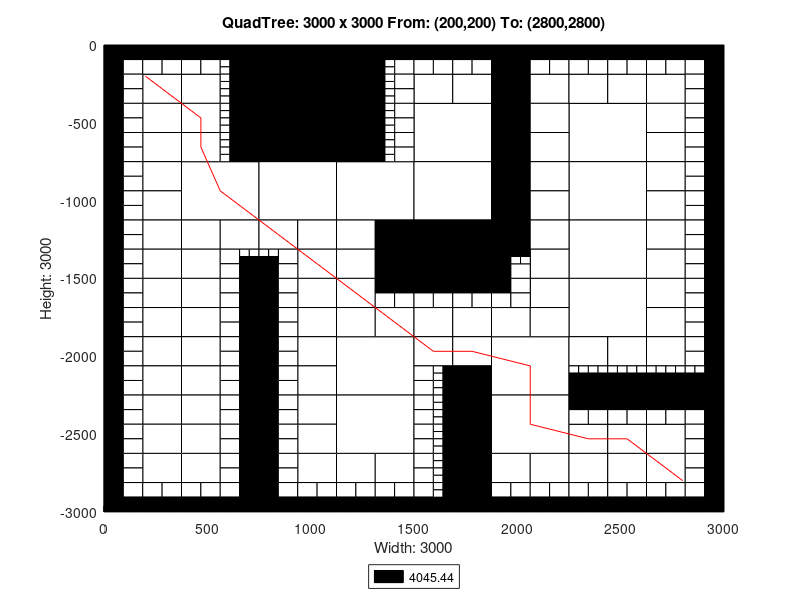

Source code (MATLAB):
axis([0 3000 -3000 0]);
title('QuadTree: 3000 x 3000 From: (200,200) To: (2800,2800)');
xlabel('Width: 3000');
ylabel('Height: 3000');
rectangle('Position',[750 -375 375 375], 'FaceColor',[0 0 0]);
rectangle('Position',[750 -750 375 375], 'FaceColor',[0 0 0]);
rectangle('Position',[375 -1125 375 375], 'FaceColor',[1 1 1]);
rectangle('Position',[750 -1125 375 375], 'FaceColor',[1 1 1]);
rectangle('Position',[1125 -1125 375 375], 'FaceColor',[1 1 1]);
rectangle('Position',[1500 -750 375 375], 'FaceColor',[1 1 1]);
rectangle('Position',[2250 -750 375 375], 'FaceColor',[1 1 1]);
rectangle('Position',[1500 -1125 375 375], 'FaceColor',[1 1 1]);
rectangle('Position',[1500 -1500 375 375], 'FaceColor',[0 0 0]);
rectangle('Position',[2250 -1125 375 375], 'FaceColor',[1 1 1]);
rectangle('Position',[2250 -1500 375 375], 'FaceColor',[1 1 1]);
rectangle('Position',[1125 -2250 375 375], 'FaceColor',[1 1 1]);
rectangle('Position',[1125 -2625 375 375], 'FaceColor',[1 1 1]);
rectangle('Position',[1875 -2250 375 375], 'FaceColor',[1 1 1]);
rectangle('Position',[2250 -1875 375 375], 'FaceColor',[1 1 1]);
rectangle('Position',[1875 -2625 375 375], 'FaceColor',[1 1 1]);
rectangle('Position',[187.5 -375 187.5 187.5], 'FaceColor',[1 1 1]);
rectangle('Position',[375 -375 187.5 187.5], 'FaceColor',[1 1 1]);
rectangle('Position',[187.5 -562.5 187.5 187.5], 'FaceColor',[1 1 1]);
rectangle('Position',[187.5 -750 187.5 187.5], 'FaceColor',[1 1 1]);
rectangle('Position',[375 -562.5 187.5 187.5], 'FaceColor',[1 1 1]);
rectangle('Position',[375 -750 187.5 187.5], 'FaceColor',[1 1 1]);
rectangle('Position',[1125 -187.5 187.5 187.5], 'FaceColor',[0 0 0]);
rectangle('Position',[1125 -375 187.5 187.5], 'FaceColor',[0 0 0]);
rectangle('Position',[1125 -562.5 187.5 187.5], 'FaceColor',[0 0 0]);
rectangle('Position',[1125 -750 187.5 187.5], 'FaceColor',[0 0 0]);
rectangle('Position',[187.5 -937.5 187.5 187.5], 'FaceColor',[1 1 1]);
rectangle('Position',[187.5 -1125 187.5 187.5], 'FaceColor',[1 1 1]);
rectangle('Position',[187.5 -1312.5 187.5 187.5], 'FaceColor',[1 1 1]);
rectangle('Position',[187.5 -1500 187.5 187.5], 'FaceColor',[1 1 1]);
rectangle('Position',[375 -1312.5 187.5 187.5], 'FaceColor',[1 1 1]);
rectangle('Position',[562.5 -1312.5 187.5 187.5], 'FaceColor',[1 1 1]);
rectangle('Position',[375 -1500 187.5 187.5], 'FaceColor',[1 1 1]);
rectangle('Position',[750 -1312.5 187.5 187.5], 'FaceColor',[1 1 1]);
rectangle('Position',[937.5 -1312.5 187.5 187.5], 'FaceColor',[1 1 1]);
rectangle('Position',[937.5 -1500 187.5 187.5], 'FaceColor',[1 1 1]);
rectangle('Position',[1125 -1312.5 187.5 187.5], 'FaceColor',[1 1 1]);
rectangle('Position',[1312.5 -1312.5 187.5 187.5], 'FaceColor',[0 0 0]);
rectangle('Position',[1125 -1500 187.5 187.5], 'FaceColor',[1 1 1]);
rectangle('Position',[1312.5 -1500 187.5 187.5], 'FaceColor',[0 0 0]);
rectangle('Position',[1500 -375 187.5 187.5], 'FaceColor',[1 1 1]);
rectangle('Position',[1687.5 -375 187.5 187.5], 'FaceColor',[1 1 1]);
rectangle('Position',[1875 -187.5 187.5 187.5], 'FaceColor',[0 0 0]);
rectangle('Position',[1875 -375 187.5 187.5], 'FaceColor',[0 0 0]);
rectangle('Position',[2062.5 -375 187.5 187.5], 'FaceColor',[1 1 1]);
rectangle('Position',[1875 -562.5 187.5 187.5], 'FaceColor',[0 0 0]);
rectangle('Position',[2062.5 -562.5 187.5 187.5], 'FaceColor',[1 1 1]);
rectangle('Position',[1875 -750 187.5 187.5], 'FaceColor',[0 0 0]);
rectangle('Position',[2062.5 -750 187.5 187.5], 'FaceColor',[1 1 1]);
rectangle('Position',[2250 -375 187.5 187.5], 'FaceColor',[1 1 1]);
rectangle('Position',[2437.5 -375 187.5 187.5], 'FaceColor',[1 1 1]);
rectangle('Position',[2625 -375 187.5 187.5], 'FaceColor',[1 1 1]);
rectangle('Position',[2625 -562.5 187.5 187.5], 'FaceColor',[1 1 1]);
rectangle('Position',[2625 -750 187.5 187.5], 'FaceColor',[1 1 1]);
rectangle('Position',[1875 -937.5 187.5 187.5], 'FaceColor',[0 0 0]);
rectangle('Position',[2062.5 -937.5 187.5 187.5], 'FaceColor',[1 1 1]);
rectangle('Position',[1875 -1125 187.5 187.5], 'FaceColor',[0 0 0]);
rectangle('Position',[2062.5 -1125 187.5 187.5], 'FaceColor',[1 1 1]);
rectangle('Position',[1875 -1312.5 187.5 187.5], 'FaceColor',[0 0 0]);
rectangle('Position',[2062.5 -1312.5 187.5 187.5], 'FaceColor',[1 1 1]);
rectangle('Position',[2062.5 -1500 187.5 187.5], 'FaceColor',[1 1 1]);
rectangle('Position',[2625 -937.5 187.5 187.5], 'FaceColor',[1 1 1]);
rectangle('Position',[2625 -1125 187.5 187.5], 'FaceColor',[1 1 1]);
rectangle('Position',[2625 -1312.5 187.5 187.5], 'FaceColor',[1 1 1]);
rectangle('Position',[2625 -1500 187.5 187.5], 'FaceColor',[1 1 1]);
rectangle('Position',[187.5 -1687.5 187.5 187.5], 'FaceColor',[1 1 1]);
rectangle('Position',[187.5 -1875 187.5 187.5], 'FaceColor',[1 1 1]);
rectangle('Position',[375 -1687.5 187.5 187.5], 'FaceColor',[1 1 1]);
rectangle('Position',[375 -1875 187.5 187.5], 'FaceColor',[1 1 1]);
rectangle('Position',[187.5 -2062.5 187.5 187.5], 'FaceColor',[1 1 1]);
rectangle('Position',[187.5 -2250 187.5 187.5], 'FaceColor',[1 1 1]);
rectangle('Position',[375 -2062.5 187.5 187.5], 'FaceColor',[1 1 1]);
rectangle('Position',[375 -2250 187.5 187.5], 'FaceColor',[1 1 1]);
rectangle('Position',[937.5 -1687.5 187.5 187.5], 'FaceColor',[1 1 1]);
rectangle('Position',[937.5 -1875 187.5 187.5], 'FaceColor',[1 1 1]);
rectangle('Position',[1125 -1687.5 187.5 187.5], 'FaceColor',[1 1 1]);
rectangle('Position',[1125 -1875 187.5 187.5], 'FaceColor',[1 1 1]);
rectangle('Position',[1312.5 -1875 187.5 187.5], 'FaceColor',[1 1 1]);
rectangle('Position',[937.5 -2062.5 187.5 187.5], 'FaceColor',[1 1 1]);
rectangle('Position',[937.5 -2250 187.5 187.5], 'FaceColor',[1 1 1]);
rectangle('Position',[187.5 -2437.5 187.5 187.5], 'FaceColor',[1 1 1]);
rectangle('Position',[187.5 -2625 187.5 187.5], 'FaceColor',[1 1 1]);
rectangle('Position',[375 -2437.5 187.5 187.5], 'FaceColor',[1 1 1]);
rectangle('Position',[375 -2625 187.5 187.5], 'FaceColor',[1 1 1]);
rectangle('Position',[187.5 -2812.5 187.5 187.5], 'FaceColor',[1 1 1]);
rectangle('Position',[375 -2812.5 187.5 187.5], 'FaceColor',[1 1 1]);
rectangle('Position',[937.5 -2437.5 187.5 187.5], 'FaceColor',[1 1 1]);
rectangle('Position',[937.5 -2625 187.5 187.5], 'FaceColor',[1 1 1]);
rectangle('Position',[937.5 -2812.5 187.5 187.5], 'FaceColor',[1 1 1]);
rectangle('Position',[1125 -2812.5 187.5 187.5], 'FaceColor',[1 1 1]);
rectangle('Position',[1312.5 -2812.5 187.5 187.5], 'FaceColor',[1 1 1]);
rectangle('Position',[1500 -1875 187.5 187.5], 'FaceColor',[1 1 1]);
rectangle('Position',[1687.5 -1875 187.5 187.5], 'FaceColor',[1 1 1]);
rectangle('Position',[2062.5 -1687.5 187.5 187.5], 'FaceColor',[1 1 1]);
rectangle('Position',[1875 -1875 187.5 187.5], 'FaceColor',[1 1 1]);
rectangle('Position',[2062.5 -1875 187.5 187.5], 'FaceColor',[1 1 1]);
rectangle('Position',[1500 -2062.5 187.5 187.5], 'FaceColor',[1 1 1]);
rectangle('Position',[1687.5 -2062.5 187.5 187.5], 'FaceColor',[1 1 1]);
rectangle('Position',[1687.5 -2250 187.5 187.5], 'FaceColor',[0 0 0]);
rectangle('Position',[2625 -1687.5 187.5 187.5], 'FaceColor',[1 1 1]);
rectangle('Position',[2625 -1875 187.5 187.5], 'FaceColor',[1 1 1]);
rectangle('Position',[2250 -2062.5 187.5 187.5], 'FaceColor',[1 1 1]);
rectangle('Position',[2437.5 -2062.5 187.5 187.5], 'FaceColor',[1 1 1]);
rectangle('Position',[2625 -2062.5 187.5 187.5], 'FaceColor',[1 1 1]);
rectangle('Position',[1687.5 -2437.5 187.5 187.5], 'FaceColor',[0 0 0]);
rectangle('Position',[1687.5 -2625 187.5 187.5], 'FaceColor',[0 0 0]);
rectangle('Position',[1687.5 -2812.5 187.5 187.5], 'FaceColor',[0 0 0]);
rectangle('Position',[1687.5 -3000 187.5 187.5], 'FaceColor',[0 0 0]);
rectangle('Position',[1875 -2812.5 187.5 187.5], 'FaceColor',[1 1 1]);
rectangle('Position',[2062.5 -2812.5 187.5 187.5], 'FaceColor',[1 1 1]);
rectangle('Position',[2250 -2625 187.5 187.5], 'FaceColor',[1 1 1]);
rectangle('Position',[2437.5 -2625 187.5 187.5], 'FaceColor',[1 1 1]);
rectangle('Position',[2625 -2625 187.5 187.5], 'FaceColor',[1 1 1]);
rectangle('Position',[2250 -2812.5 187.5 187.5], 'FaceColor',[1 1 1]);
rectangle('Position',[2437.5 -2812.5 187.5 187.5], 'FaceColor',[1 1 1]);
rectangle('Position',[2625 -2812.5 187.5 187.5], 'FaceColor',[1 1 1]);
rectangle('Position',[0 -93.75 93.75 93.75], 'FaceColor',[0 0 0]);
rectangle('Position',[93.75 -93.75 93.75 93.75], 'FaceColor',[0 0 0]);
rectangle('Position',[0 -187.5 93.75 93.75], 'FaceColor',[0 0 0]);
rectangle('Position',[93.75 -187.5 93.75 93.75], 'FaceColor',[1 1 1]);
rectangle('Position',[187.5 -93.75 93.75 93.75], 'FaceColor',[0 0 0]);
rectangle('Position',[281.25 -93.75 93.75 93.75], 'FaceColor',[0 0 0]);
rectangle('Position',[187.5 -187.5 93.75 93.75], 'FaceColor',[1 1 1]);
rectangle('Position',[281.25 -187.5 93.75 93.75], 'FaceColor',[1 1 1]);
rectangle('Position',[0 -281.25 93.75 93.75], 'FaceColor',[0 0 0]);
rectangle('Position',[93.75 -281.25 93.75 93.75], 'FaceColor',[1 1 1]);
rectangle('Position',[0 -375 93.75 93.75], 'FaceColor',[0 0 0]);
rectangle('Position',[93.75 -375 93.75 93.75], 'FaceColor',[1 1 1]);
rectangle('Position',[375 -93.75 93.75 93.75], 'FaceColor',[0 0 0]);
rectangle('Position',[468.75 -93.75 93.75 93.75], 'FaceColor',[0 0 0]);
rectangle('Position',[375 -187.5 93.75 93.75], 'FaceColor',[1 1 1]);
rectangle('Position',[468.75 -187.5 93.75 93.75], 'FaceColor',[1 1 1]);
rectangle('Position',[562.5 -93.75 93.75 93.75], 'FaceColor',[0 0 0]);
rectangle('Position',[656.25 -93.75 93.75 93.75], 'FaceColor',[0 0 0]);
rectangle('Position',[656.25 -187.5 93.75 93.75], 'FaceColor',[0 0 0]);
rectangle('Position',[656.25 -281.25 93.75 93.75], 'FaceColor',[0 0 0]);
rectangle('Position',[656.25 -375 93.75 93.75], 'FaceColor',[0 0 0]);
rectangle('Position',[0 -468.75 93.75 93.75], 'FaceColor',[0 0 0]);
rectangle('Position',[93.75 -468.75 93.75 93.75], 'FaceColor',[1 1 1]);
rectangle('Position',[0 -562.5 93.75 93.75], 'FaceColor',[0 0 0]);
rectangle('Position',[93.75 -562.5 93.75 93.75], 'FaceColor',[1 1 1]);
rectangle('Position',[0 -656.25 93.75 93.75], 'FaceColor',[0 0 0]);
rectangle('Position',[93.75 -656.25 93.75 93.75], 'FaceColor',[1 1 1]);
rectangle('Position',[0 -750 93.75 93.75], 'FaceColor',[0 0 0]);
rectangle('Position',[93.75 -750 93.75 93.75], 'FaceColor',[1 1 1]);
rectangle('Position',[656.25 -468.75 93.75 93.75], 'FaceColor',[0 0 0]);
rectangle('Position',[656.25 -562.5 93.75 93.75], 'FaceColor',[0 0 0]);
rectangle('Position',[656.25 -656.25 93.75 93.75], 'FaceColor',[0 0 0]);
rectangle('Position',[656.25 -750 93.75 93.75], 'FaceColor',[0 0 0]);
rectangle('Position',[1312.5 -93.75 93.75 93.75], 'FaceColor',[0 0 0]);
rectangle('Position',[1406.25 -93.75 93.75 93.75], 'FaceColor',[0 0 0]);
rectangle('Position',[1406.25 -187.5 93.75 93.75], 'FaceColor',[1 1 1]);
rectangle('Position',[1406.25 -281.25 93.75 93.75], 'FaceColor',[1 1 1]);
rectangle('Position',[1406.25 -375 93.75 93.75], 'FaceColor',[1 1 1]);
rectangle('Position',[1406.25 -468.75 93.75 93.75], 'FaceColor',[1 1 1]);
rectangle('Position',[1406.25 -562.5 93.75 93.75], 'FaceColor',[1 1 1]);
rectangle('Position',[1406.25 -656.25 93.75 93.75], 'FaceColor',[1 1 1]);
rectangle('Position',[1406.25 -750 93.75 93.75], 'FaceColor',[1 1 1]);
rectangle('Position',[0 -843.75 93.75 93.75], 'FaceColor',[0 0 0]);
rectangle('Position',[93.75 -843.75 93.75 93.75], 'FaceColor',[1 1 1]);
rectangle('Position',[0 -937.5 93.75 93.75], 'FaceColor',[0 0 0]);
rectangle('Position',[93.75 -937.5 93.75 93.75], 'FaceColor',[1 1 1]);
rectangle('Position',[0 -1031.25 93.75 93.75], 'FaceColor',[0 0 0]);
rectangle('Position',[93.75 -1031.25 93.75 93.75], 'FaceColor',[1 1 1]);
rectangle('Position',[0 -1125 93.75 93.75], 'FaceColor',[0 0 0]);
rectangle('Position',[93.75 -1125 93.75 93.75], 'FaceColor',[1 1 1]);
rectangle('Position',[0 -1218.75 93.75 93.75], 'FaceColor',[0 0 0]);
rectangle('Position',[93.75 -1218.75 93.75 93.75], 'FaceColor',[1 1 1]);
rectangle('Position',[0 -1312.5 93.75 93.75], 'FaceColor',[0 0 0]);
rectangle('Position',[93.75 -1312.5 93.75 93.75], 'FaceColor',[1 1 1]);
rectangle('Position',[0 -1406.25 93.75 93.75], 'FaceColor',[0 0 0]);
rectangle('Position',[93.75 -1406.25 93.75 93.75], 'FaceColor',[1 1 1]);
rectangle('Position',[0 -1500 93.75 93.75], 'FaceColor',[0 0 0]);
rectangle('Position',[93.75 -1500 93.75 93.75], 'FaceColor',[1 1 1]);
rectangle('Position',[562.5 -1406.25 93.75 93.75], 'FaceColor',[1 1 1]);
rectangle('Position',[562.5 -1500 93.75 93.75], 'FaceColor',[1 1 1]);
rectangle('Position',[656.25 -1500 93.75 93.75], 'FaceColor',[0 0 0]);
rectangle('Position',[843.75 -1406.25 93.75 93.75], 'FaceColor',[1 1 1]);
rectangle('Position',[750 -1500 93.75 93.75], 'FaceColor',[0 0 0]);
rectangle('Position',[843.75 -1500 93.75 93.75], 'FaceColor',[1 1 1]);
rectangle('Position',[1500 -93.75 93.75 93.75], 'FaceColor',[0 0 0]);
rectangle('Position',[1593.75 -93.75 93.75 93.75], 'FaceColor',[0 0 0]);
rectangle('Position',[1500 -187.5 93.75 93.75], 'FaceColor',[1 1 1]);
rectangle('Position',[1593.75 -187.5 93.75 93.75], 'FaceColor',[1 1 1]);
rectangle('Position',[1687.5 -93.75 93.75 93.75], 'FaceColor',[0 0 0]);
rectangle('Position',[1781.25 -93.75 93.75 93.75], 'FaceColor',[0 0 0]);
rectangle('Position',[1687.5 -187.5 93.75 93.75], 'FaceColor',[1 1 1]);
rectangle('Position',[1781.25 -187.5 93.75 93.75], 'FaceColor',[1 1 1]);
rectangle('Position',[2062.5 -93.75 93.75 93.75], 'FaceColor',[0 0 0]);
rectangle('Position',[2156.25 -93.75 93.75 93.75], 'FaceColor',[0 0 0]);
rectangle('Position',[2062.5 -187.5 93.75 93.75], 'FaceColor',[1 1 1]);
rectangle('Position',[2156.25 -187.5 93.75 93.75], 'FaceColor',[1 1 1]);
rectangle('Position',[2250 -93.75 93.75 93.75], 'FaceColor',[0 0 0]);
rectangle('Position',[2343.75 -93.75 93.75 93.75], 'FaceColor',[0 0 0]);
rectangle('Position',[2250 -187.5 93.75 93.75], 'FaceColor',[1 1 1]);
rectangle('Position',[2343.75 -187.5 93.75 93.75], 'FaceColor',[1 1 1]);
rectangle('Position',[2437.5 -93.75 93.75 93.75], 'FaceColor',[0 0 0]);
rectangle('Position',[2531.25 -93.75 93.75 93.75], 'FaceColor',[0 0 0]);
rectangle('Position',[2437.5 -187.5 93.75 93.75], 'FaceColor',[1 1 1]);
rectangle('Position',[2531.25 -187.5 93.75 93.75], 'FaceColor',[1 1 1]);
rectangle('Position',[2625 -93.75 93.75 93.75], 'FaceColor',[0 0 0]);
rectangle('Position',[2718.75 -93.75 93.75 93.75], 'FaceColor',[0 0 0]);
rectangle('Position',[2625 -187.5 93.75 93.75], 'FaceColor',[1 1 1]);
rectangle('Position',[2718.75 -187.5 93.75 93.75], 'FaceColor',[1 1 1]);
rectangle('Position',[2812.5 -93.75 93.75 93.75], 'FaceColor',[0 0 0]);
rectangle('Position',[2906.25 -93.75 93.75 93.75], 'FaceColor',[0 0 0]);
rectangle('Position',[2812.5 -187.5 93.75 93.75], 'FaceColor',[1 1 1]);
rectangle('Position',[2906.25 -187.5 93.75 93.75], 'FaceColor',[0 0 0]);
rectangle('Position',[2812.5 -281.25 93.75 93.75], 'FaceColor',[1 1 1]);
rectangle('Position',[2906.25 -281.25 93.75 93.75], 'FaceColor',[0 0 0]);
rectangle('Position',[2812.5 -375 93.75 93.75], 'FaceColor',[1 1 1]);
rectangle('Position',[2906.25 -375 93.75 93.75], 'FaceColor',[0 0 0]);
rectangle('Position',[2812.5 -468.75 93.75 93.75], 'FaceColor',[1 1 1]);
rectangle('Position',[2906.25 -468.75 93.75 93.75], 'FaceColor',[0 0 0]);
rectangle('Position',[2812.5 -562.5 93.75 93.75], 'FaceColor',[1 1 1]);
rectangle('Position',[2906.25 -562.5 93.75 93.75], 'FaceColor',[0 0 0]);
rectangle('Position',[2812.5 -656.25 93.75 93.75], 'FaceColor',[1 1 1]);
rectangle('Position',[2906.25 -656.25 93.75 93.75], 'FaceColor',[0 0 0]);
rectangle('Position',[2812.5 -750 93.75 93.75], 'FaceColor',[1 1 1]);
rectangle('Position',[2906.25 -750 93.75 93.75], 'FaceColor',[0 0 0]);
rectangle('Position',[1875 -1406.25 93.75 93.75], 'FaceColor',[0 0 0]);
rectangle('Position',[1875 -1500 93.75 93.75], 'FaceColor',[0 0 0]);
rectangle('Position',[1968.75 -1500 93.75 93.75], 'FaceColor',[1 1 1]);
rectangle('Position',[2812.5 -843.75 93.75 93.75], 'FaceColor',[1 1 1]);
rectangle('Position',[2906.25 -843.75 93.75 93.75], 'FaceColor',[0 0 0]);
rectangle('Position',[2812.5 -937.5 93.75 93.75], 'FaceColor',[1 1 1]);
rectangle('Position',[2906.25 -937.5 93.75 93.75], 'FaceColor',[0 0 0]);
rectangle('Position',[2812.5 -1031.25 93.75 93.75], 'FaceColor',[1 1 1]);
rectangle('Position',[2906.25 -1031.25 93.75 93.75], 'FaceColor',[0 0 0]);
rectangle('Position',[2812.5 -1125 93.75 93.75], 'FaceColor',[1 1 1]);
rectangle('Position',[2906.25 -1125 93.75 93.75], 'FaceColor',[0 0 0]);
rectangle('Position',[2812.5 -1218.75 93.75 93.75], 'FaceColor',[1 1 1]);
rectangle('Position',[2906.25 -1218.75 93.75 93.75], 'FaceColor',[0 0 0]);
rectangle('Position',[2812.5 -1312.5 93.75 93.75], 'FaceColor',[1 1 1]);
rectangle('Position',[2906.25 -1312.5 93.75 93.75], 'FaceColor',[0 0 0]);
rectangle('Position',[2812.5 -1406.25 93.75 93.75], 'FaceColor',[1 1 1]);
rectangle('Position',[2906.25 -1406.25 93.75 93.75], 'FaceColor',[0 0 0]);
rectangle('Position',[2812.5 -1500 93.75 93.75], 'FaceColor',[1 1 1]);
rectangle('Position',[2906.25 -1500 93.75 93.75], 'FaceColor',[0 0 0]);
rectangle('Position',[0 -1593.75 93.75 93.75], 'FaceColor',[0 0 0]);
rectangle('Position',[93.75 -1593.75 93.75 93.75], 'FaceColor',[1 1 1]);
rectangle('Position',[0 -1687.5 93.75 93.75], 'FaceColor',[0 0 0]);
rectangle('Position',[93.75 -1687.5 93.75 93.75], 'FaceColor',[1 1 1]);
rectangle('Position',[0 -1781.25 93.75 93.75], 'FaceColor',[0 0 0]);
rectangle('Position',[93.75 -1781.25 93.75 93.75], 'FaceColor',[1 1 1]);
rectangle('Position',[0 -1875 93.75 93.75], 'FaceColor',[0 0 0]);
rectangle('Position',[93.75 -1875 93.75 93.75], 'FaceColor',[1 1 1]);
rectangle('Position',[562.5 -1593.75 93.75 93.75], 'FaceColor',[1 1 1]);
rectangle('Position',[656.25 -1593.75 93.75 93.75], 'FaceColor',[0 0 0]);
rectangle('Position',[562.5 -1687.5 93.75 93.75], 'FaceColor',[1 1 1]);
rectangle('Position',[656.25 -1687.5 93.75 93.75], 'FaceColor',[0 0 0]);
rectangle('Position',[562.5 -1781.25 93.75 93.75], 'FaceColor',[1 1 1]);
rectangle('Position',[656.25 -1781.25 93.75 93.75], 'FaceColor',[0 0 0]);
rectangle('Position',[562.5 -1875 93.75 93.75], 'FaceColor',[1 1 1]);
rectangle('Position',[656.25 -1875 93.75 93.75], 'FaceColor',[0 0 0]);
rectangle('Position',[0 -1968.75 93.75 93.75], 'FaceColor',[0 0 0]);
rectangle('Position',[93.75 -1968.75 93.75 93.75], 'FaceColor',[1 1 1]);
rectangle('Position',[0 -2062.5 93.75 93.75], 'FaceColor',[0 0 0]);
rectangle('Position',[93.75 -2062.5 93.75 93.75], 'FaceColor',[1 1 1]);
rectangle('Position',[0 -2156.25 93.75 93.75], 'FaceColor',[0 0 0]);
rectangle('Position',[93.75 -2156.25 93.75 93.75], 'FaceColor',[1 1 1]);
rectangle('Position',[0 -2250 93.75 93.75], 'FaceColor',[0 0 0]);
rectangle('Position',[93.75 -2250 93.75 93.75], 'FaceColor',[1 1 1]);
rectangle('Position',[562.5 -1968.75 93.75 93.75], 'FaceColor',[1 1 1]);
rectangle('Position',[656.25 -1968.75 93.75 93.75], 'FaceColor',[0 0 0]);
rectangle('Position',[562.5 -2062.5 93.75 93.75], 'FaceColor',[1 1 1]);
rectangle('Position',[656.25 -2062.5 93.75 93.75], 'FaceColor',[0 0 0]);
rectangle('Position',[562.5 -2156.25 93.75 93.75], 'FaceColor',[1 1 1]);
rectangle('Position',[656.25 -2156.25 93.75 93.75], 'FaceColor',[0 0 0]);
rectangle('Position',[562.5 -2250 93.75 93.75], 'FaceColor',[1 1 1]);
rectangle('Position',[656.25 -2250 93.75 93.75], 'FaceColor',[0 0 0]);
rectangle('Position',[750 -1593.75 93.75 93.75], 'FaceColor',[0 0 0]);
rectangle('Position',[843.75 -1593.75 93.75 93.75], 'FaceColor',[1 1 1]);
rectangle('Position',[750 -1687.5 93.75 93.75], 'FaceColor',[0 0 0]);
rectangle('Position',[843.75 -1687.5 93.75 93.75], 'FaceColor',[1 1 1]);
rectangle('Position',[750 -1781.25 93.75 93.75], 'FaceColor',[0 0 0]);
rectangle('Position',[843.75 -1781.25 93.75 93.75], 'FaceColor',[1 1 1]);
rectangle('Position',[750 -1875 93.75 93.75], 'FaceColor',[0 0 0]);
rectangle('Position',[843.75 -1875 93.75 93.75], 'FaceColor',[1 1 1]);
rectangle('Position',[1312.5 -1593.75 93.75 93.75], 'FaceColor',[0 0 0]);
rectangle('Position',[1406.25 -1593.75 93.75 93.75], 'FaceColor',[0 0 0]);
rectangle('Position',[1312.5 -1687.5 93.75 93.75], 'FaceColor',[1 1 1]);
rectangle('Position',[1406.25 -1687.5 93.75 93.75], 'FaceColor',[1 1 1]);
rectangle('Position',[750 -1968.75 93.75 93.75], 'FaceColor',[0 0 0]);
rectangle('Position',[843.75 -1968.75 93.75 93.75], 'FaceColor',[1 1 1]);
rectangle('Position',[750 -2062.5 93.75 93.75], 'FaceColor',[0 0 0]);
rectangle('Position',[843.75 -2062.5 93.75 93.75], 'FaceColor',[1 1 1]);
rectangle('Position',[750 -2156.25 93.75 93.75], 'FaceColor',[0 0 0]);
rectangle('Position',[843.75 -2156.25 93.75 93.75], 'FaceColor',[1 1 1]);
rectangle('Position',[750 -2250 93.75 93.75], 'FaceColor',[0 0 0]);
rectangle('Position',[843.75 -2250 93.75 93.75], 'FaceColor',[1 1 1]);
rectangle('Position',[0 -2343.75 93.75 93.75], 'FaceColor',[0 0 0]);
rectangle('Position',[93.75 -2343.75 93.75 93.75], 'FaceColor',[1 1 1]);
rectangle('Position',[0 -2437.5 93.75 93.75], 'FaceColor',[0 0 0]);
rectangle('Position',[93.75 -2437.5 93.75 93.75], 'FaceColor',[1 1 1]);
rectangle('Position',[0 -2531.25 93.75 93.75], 'FaceColor',[0 0 0]);
rectangle('Position',[93.75 -2531.25 93.75 93.75], 'FaceColor',[1 1 1]);
rectangle('Position',[0 -2625 93.75 93.75], 'FaceColor',[0 0 0]);
rectangle('Position',[93.75 -2625 93.75 93.75], 'FaceColor',[1 1 1]);
rectangle('Position',[562.5 -2343.75 93.75 93.75], 'FaceColor',[1 1 1]);
rectangle('Position',[656.25 -2343.75 93.75 93.75], 'FaceColor',[0 0 0]);
rectangle('Position',[562.5 -2437.5 93.75 93.75], 'FaceColor',[1 1 1]);
rectangle('Position',[656.25 -2437.5 93.75 93.75], 'FaceColor',[0 0 0]);
rectangle('Position',[562.5 -2531.25 93.75 93.75], 'FaceColor',[1 1 1]);
rectangle('Position',[656.25 -2531.25 93.75 93.75], 'FaceColor',[0 0 0]);
rectangle('Position',[562.5 -2625 93.75 93.75], 'FaceColor',[1 1 1]);
rectangle('Position',[656.25 -2625 93.75 93.75], 'FaceColor',[0 0 0]);
rectangle('Position',[0 -2718.75 93.75 93.75], 'FaceColor',[0 0 0]);
rectangle('Position',[93.75 -2718.75 93.75 93.75], 'FaceColor',[1 1 1]);
rectangle('Position',[0 -2812.5 93.75 93.75], 'FaceColor',[0 0 0]);
rectangle('Position',[93.75 -2812.5 93.75 93.75], 'FaceColor',[1 1 1]);
rectangle('Position',[0 -2906.25 93.75 93.75], 'FaceColor',[0 0 0]);
rectangle('Position',[93.75 -2906.25 93.75 93.75], 'FaceColor',[1 1 1]);
rectangle('Position',[0 -3000 93.75 93.75], 'FaceColor',[0 0 0]);
rectangle('Position',[93.75 -3000 93.75 93.75], 'FaceColor',[0 0 0]);
rectangle('Position',[187.5 -2906.25 93.75 93.75], 'FaceColor',[1 1 1]);
rectangle('Position',[281.25 -2906.25 93.75 93.75], 'FaceColor',[1 1 1]);
rectangle('Position',[187.5 -3000 93.75 93.75], 'FaceColor',[0 0 0]);
rectangle('Position',[281.25 -3000 93.75 93.75], 'FaceColor',[0 0 0]);
rectangle('Position',[562.5 -2718.75 93.75 93.75], 'FaceColor',[1 1 1]);
rectangle('Position',[656.25 -2718.75 93.75 93.75], 'FaceColor',[0 0 0]);
rectangle('Position',[562.5 -2812.5 93.75 93.75], 'FaceColor',[1 1 1]);
rectangle('Position',[656.25 -2812.5 93.75 93.75], 'FaceColor',[0 0 0]);
rectangle('Position',[375 -2906.25 93.75 93.75], 'FaceColor',[1 1 1]);
rectangle('Position',[468.75 -2906.25 93.75 93.75], 'FaceColor',[1 1 1]);
rectangle('Position',[375 -3000 93.75 93.75], 'FaceColor',[0 0 0]);
rectangle('Position',[468.75 -3000 93.75 93.75], 'FaceColor',[0 0 0]);
rectangle('Position',[562.5 -2906.25 93.75 93.75], 'FaceColor',[1 1 1]);
rectangle('Position',[656.25 -2906.25 93.75 93.75], 'FaceColor',[0 0 0]);
rectangle('Position',[562.5 -3000 93.75 93.75], 'FaceColor',[0 0 0]);
rectangle('Position',[656.25 -3000 93.75 93.75], 'FaceColor',[0 0 0]);
rectangle('Position',[750 -2343.75 93.75 93.75], 'FaceColor',[0 0 0]);
rectangle('Position',[843.75 -2343.75 93.75 93.75], 'FaceColor',[1 1 1]);
rectangle('Position',[750 -2437.5 93.75 93.75], 'FaceColor',[0 0 0]);
rectangle('Position',[843.75 -2437.5 93.75 93.75], 'FaceColor',[1 1 1]);
rectangle('Position',[750 -2531.25 93.75 93.75], 'FaceColor',[0 0 0]);
rectangle('Position',[843.75 -2531.25 93.75 93.75], 'FaceColor',[1 1 1]);
rectangle('Position',[750 -2625 93.75 93.75], 'FaceColor',[0 0 0]);
rectangle('Position',[843.75 -2625 93.75 93.75], 'FaceColor',[1 1 1]);
rectangle('Position',[750 -2718.75 93.75 93.75], 'FaceColor',[0 0 0]);
rectangle('Position',[843.75 -2718.75 93.75 93.75], 'FaceColor',[1 1 1]);
rectangle('Position',[750 -2812.5 93.75 93.75], 'FaceColor',[0 0 0]);
rectangle('Position',[843.75 -2812.5 93.75 93.75], 'FaceColor',[1 1 1]);
rectangle('Position',[750 -2906.25 93.75 93.75], 'FaceColor',[0 0 0]);
rectangle('Position',[843.75 -2906.25 93.75 93.75], 'FaceColor',[1 1 1]);
rectangle('Position',[750 -3000 93.75 93.75], 'FaceColor',[0 0 0]);
rectangle('Position',[843.75 -3000 93.75 93.75], 'FaceColor',[0 0 0]);
rectangle('Position',[937.5 -2906.25 93.75 93.75], 'FaceColor',[1 1 1]);
rectangle('Position',[1031.25 -2906.25 93.75 93.75], 'FaceColor',[1 1 1]);
rectangle('Position',[937.5 -3000 93.75 93.75], 'FaceColor',[0 0 0]);
rectangle('Position',[1031.25 -3000 93.75 93.75], 'FaceColor',[0 0 0]);
rectangle('Position',[1125 -2906.25 93.75 93.75], 'FaceColor',[1 1 1]);
rectangle('Position',[1218.75 -2906.25 93.75 93.75], 'FaceColor',[1 1 1]);
rectangle('Position',[1125 -3000 93.75 93.75], 'FaceColor',[0 0 0]);
rectangle('Position',[1218.75 -3000 93.75 93.75], 'FaceColor',[0 0 0]);
rectangle('Position',[1312.5 -2906.25 93.75 93.75], 'FaceColor',[1 1 1]);
rectangle('Position',[1406.25 -2906.25 93.75 93.75], 'FaceColor',[1 1 1]);
rectangle('Position',[1312.5 -3000 93.75 93.75], 'FaceColor',[0 0 0]);
rectangle('Position',[1406.25 -3000 93.75 93.75], 'FaceColor',[0 0 0]);
rectangle('Position',[1500 -1593.75 93.75 93.75], 'FaceColor',[0 0 0]);
rectangle('Position',[1593.75 -1593.75 93.75 93.75], 'FaceColor',[0 0 0]);
rectangle('Position',[1500 -1687.5 93.75 93.75], 'FaceColor',[1 1 1]);
rectangle('Position',[1593.75 -1687.5 93.75 93.75], 'FaceColor',[1 1 1]);
rectangle('Position',[1687.5 -1593.75 93.75 93.75], 'FaceColor',[0 0 0]);
rectangle('Position',[1781.25 -1593.75 93.75 93.75], 'FaceColor',[0 0 0]);
rectangle('Position',[1687.5 -1687.5 93.75 93.75], 'FaceColor',[1 1 1]);
rectangle('Position',[1781.25 -1687.5 93.75 93.75], 'FaceColor',[1 1 1]);
rectangle('Position',[1875 -1593.75 93.75 93.75], 'FaceColor',[0 0 0]);
rectangle('Position',[1968.75 -1593.75 93.75 93.75], 'FaceColor',[1 1 1]);
rectangle('Position',[1875 -1687.5 93.75 93.75], 'FaceColor',[1 1 1]);
rectangle('Position',[1968.75 -1687.5 93.75 93.75], 'FaceColor',[1 1 1]);
rectangle('Position',[1500 -2156.25 93.75 93.75], 'FaceColor',[1 1 1]);
rectangle('Position',[1500 -2250 93.75 93.75], 'FaceColor',[1 1 1]);
rectangle('Position',[2812.5 -1593.75 93.75 93.75], 'FaceColor',[1 1 1]);
rectangle('Position',[2906.25 -1593.75 93.75 93.75], 'FaceColor',[0 0 0]);
rectangle('Position',[2812.5 -1687.5 93.75 93.75], 'FaceColor',[1 1 1]);
rectangle('Position',[2906.25 -1687.5 93.75 93.75], 'FaceColor',[0 0 0]);
rectangle('Position',[2812.5 -1781.25 93.75 93.75], 'FaceColor',[1 1 1]);
rectangle('Position',[2906.25 -1781.25 93.75 93.75], 'FaceColor',[0 0 0]);
rectangle('Position',[2812.5 -1875 93.75 93.75], 'FaceColor',[1 1 1]);
rectangle('Position',[2906.25 -1875 93.75 93.75], 'FaceColor',[0 0 0]);
rectangle('Position',[2250 -2250 93.75 93.75], 'FaceColor',[0 0 0]);
rectangle('Position',[2343.75 -2250 93.75 93.75], 'FaceColor',[0 0 0]);
rectangle('Position',[2437.5 -2250 93.75 93.75], 'FaceColor',[0 0 0]);
rectangle('Position',[2531.25 -2250 93.75 93.75], 'FaceColor',[0 0 0]);
rectangle('Position',[2812.5 -1968.75 93.75 93.75], 'FaceColor',[1 1 1]);
rectangle('Position',[2906.25 -1968.75 93.75 93.75], 'FaceColor',[0 0 0]);
rectangle('Position',[2812.5 -2062.5 93.75 93.75], 'FaceColor',[1 1 1]);
rectangle('Position',[2906.25 -2062.5 93.75 93.75], 'FaceColor',[0 0 0]);
rectangle('Position',[2625 -2250 93.75 93.75], 'FaceColor',[0 0 0]);
rectangle('Position',[2718.75 -2250 93.75 93.75], 'FaceColor',[0 0 0]);
rectangle('Position',[2906.25 -2156.25 93.75 93.75], 'FaceColor',[0 0 0]);
rectangle('Position',[2812.5 -2250 93.75 93.75], 'FaceColor',[0 0 0]);
rectangle('Position',[2906.25 -2250 93.75 93.75], 'FaceColor',[0 0 0]);
rectangle('Position',[1500 -2343.75 93.75 93.75], 'FaceColor',[1 1 1]);
rectangle('Position',[1500 -2437.5 93.75 93.75], 'FaceColor',[1 1 1]);
rectangle('Position',[1500 -2531.25 93.75 93.75], 'FaceColor',[1 1 1]);
rectangle('Position',[1500 -2625 93.75 93.75], 'FaceColor',[1 1 1]);
rectangle('Position',[1500 -2718.75 93.75 93.75], 'FaceColor',[1 1 1]);
rectangle('Position',[1500 -2812.5 93.75 93.75], 'FaceColor',[1 1 1]);
rectangle('Position',[1500 -2906.25 93.75 93.75], 'FaceColor',[1 1 1]);
rectangle('Position',[1500 -3000 93.75 93.75], 'FaceColor',[0 0 0]);
rectangle('Position',[1593.75 -3000 93.75 93.75], 'FaceColor',[0 0 0]);
rectangle('Position',[1875 -2906.25 93.75 93.75], 'FaceColor',[1 1 1]);
rectangle('Position',[1968.75 -2906.25 93.75 93.75], 'FaceColor',[1 1 1]);
rectangle('Position',[1875 -3000 93.75 93.75], 'FaceColor',[0 0 0]);
rectangle('Position',[1968.75 -3000 93.75 93.75], 'FaceColor',[0 0 0]);
rectangle('Position',[2062.5 -2906.25 93.75 93.75], 'FaceColor',[1 1 1]);
rectangle('Position',[2156.25 -2906.25 93.75 93.75], 'FaceColor',[1 1 1]);
rectangle('Position',[2062.5 -3000 93.75 93.75], 'FaceColor',[0 0 0]);
rectangle('Position',[2156.25 -3000 93.75 93.75], 'FaceColor',[0 0 0]);
rectangle('Position',[2250 -2343.75 93.75 93.75], 'FaceColor',[0 0 0]);
rectangle('Position',[2343.75 -2343.75 93.75 93.75], 'FaceColor',[0 0 0]);
rectangle('Position',[2250 -2437.5 93.75 93.75], 'FaceColor',[1 1 1]);
rectangle('Position',[2343.75 -2437.5 93.75 93.75], 'FaceColor',[1 1 1]);
rectangle('Position',[2437.5 -2343.75 93.75 93.75], 'FaceColor',[0 0 0]);
rectangle('Position',[2531.25 -2343.75 93.75 93.75], 'FaceColor',[0 0 0]);
rectangle('Position',[2437.5 -2437.5 93.75 93.75], 'FaceColor',[1 1 1]);
rectangle('Position',[2531.25 -2437.5 93.75 93.75], 'FaceColor',[1 1 1]);
rectangle('Position',[2625 -2343.75 93.75 93.75], 'FaceColor',[0 0 0]);
rectangle('Position',[2718.75 -2343.75 93.75 93.75], 'FaceColor',[0 0 0]);
rectangle('Position',[2625 -2437.5 93.75 93.75], 'FaceColor',[1 1 1]);
rectangle('Position',[2718.75 -2437.5 93.75 93.75], 'FaceColor',[1 1 1]);
rectangle('Position',[2812.5 -2343.75 93.75 93.75], 'FaceColor',[0 0 0]);
rectangle('Position',[2906.25 -2343.75 93.75 93.75], 'FaceColor',[0 0 0]);
rectangle('Position',[2812.5 -2437.5 93.75 93.75], 'FaceColor',[1 1 1]);
rectangle('Position',[2906.25 -2437.5 93.75 93.75], 'FaceColor',[0 0 0]);
rectangle('Position',[2812.5 -2531.25 93.75 93.75], 'FaceColor',[1 1 1]);
rectangle('Position',[2906.25 -2531.25 93.75 93.75], 'FaceColor',[0 0 0]);
rectangle('Position',[2812.5 -2625 93.75 93.75], 'FaceColor',[1 1 1]);
rectangle('Position',[2906.25 -2625 93.75 93.75], 'FaceColor',[0 0 0]);
rectangle('Position',[2250 -2906.25 93.75 93.75], 'FaceColor',[1 1 1]);
rectangle('Position',[2343.75 -2906.25 93.75 93.75], 'FaceColor',[1 1 1]);
rectangle('Position',[2250 -3000 93.75 93.75], 'FaceColor',[0 0 0]);
rectangle('Position',[2343.75 -3000 93.75 93.75], 'FaceColor',[0 0 0]);
rectangle('Position',[2437.5 -2906.25 93.75 93.75], 'FaceColor',[1 1 1]);
rectangle('Position',[2531.25 -2906.25 93.75 93.75], 'FaceColor',[1 1 1]);
rectangle('Position',[2437.5 -3000 93.75 93.75], 'FaceColor',[0 0 0]);
rectangle('Position',[2531.25 -3000 93.75 93.75], 'FaceColor',[0 0 0]);
rectangle('Position',[2812.5 -2718.75 93.75 93.75], 'FaceColor',[1 1 1]);
rectangle('Position',[2906.25 -2718.75 93.75 93.75], 'FaceColor',[0 0 0]);
rectangle('Position',[2812.5 -2812.5 93.75 93.75], 'FaceColor',[1 1 1]);
rectangle('Position',[2906.25 -2812.5 93.75 93.75], 'FaceColor',[0 0 0]);
rectangle('Position',[2625 -2906.25 93.75 93.75], 'FaceColor',[1 1 1]);
rectangle('Position',[2718.75 -2906.25 93.75 93.75], 'FaceColor',[1 1 1]);
rectangle('Position',[2625 -3000 93.75 93.75], 'FaceColor',[0 0 0]);
rectangle('Position',[2718.75 -3000 93.75 93.75], 'FaceColor',[0 0 0]);
rectangle('Position',[2812.5 -2906.25 93.75 93.75], 'FaceColor',[1 1 1]);
rectangle('Position',[2906.25 -2906.25 93.75 93.75], 'FaceColor',[0 0 0]);
rectangle('Position',[2812.5 -3000 93.75 93.75], 'FaceColor',[0 0 0]);
rectangle('Position',[2906.25 -3000 93.75 93.75], 'FaceColor',[0 0 0]);
rectangle('Position',[562.5 -140.625 46.875 46.875], 'FaceColor',[1 1 1]);
rectangle('Position',[609.375 -140.625 46.875 46.875], 'FaceColor',[0 0 0]);
rectangle('Position',[562.5 -187.5 46.875 46.875], 'FaceColor',[1 1 1]);
rectangle('Position',[609.375 -187.5 46.875 46.875], 'FaceColor',[0 0 0]);
rectangle('Position',[562.5 -234.375 46.875 46.875], 'FaceColor',[1 1 1]);
rectangle('Position',[609.375 -234.375 46.875 46.875], 'FaceColor',[0 0 0]);
rectangle('Position',[562.5 -281.25 46.875 46.875], 'FaceColor',[1 1 1]);
rectangle('Position',[609.375 -281.25 46.875 46.875], 'FaceColor',[0 0 0]);
rectangle('Position',[562.5 -328.125 46.875 46.875], 'FaceColor',[1 1 1]);
rectangle('Position',[609.375 -328.125 46.875 46.875], 'FaceColor',[0 0 0]);
rectangle('Position',[562.5 -375 46.875 46.875], 'FaceColor',[1 1 1]);
rectangle('Position',[609.375 -375 46.875 46.875], 'FaceColor',[0 0 0]);
rectangle('Position',[562.5 -421.875 46.875 46.875], 'FaceColor',[1 1 1]);
rectangle('Position',[609.375 -421.875 46.875 46.875], 'FaceColor',[0 0 0]);
rectangle('Position',[562.5 -468.75 46.875 46.875], 'FaceColor',[1 1 1]);
rectangle('Position',[609.375 -468.75 46.875 46.875], 'FaceColor',[0 0 0]);
rectangle('Position',[562.5 -515.625 46.875 46.875], 'FaceColor',[1 1 1]);
rectangle('Position',[609.375 -515.625 46.875 46.875], 'FaceColor',[0 0 0]);
rectangle('Position',[562.5 -562.5 46.875 46.875], 'FaceColor',[1 1 1]);
rectangle('Position',[609.375 -562.5 46.875 46.875], 'FaceColor',[0 0 0]);
rectangle('Position',[562.5 -609.375 46.875 46.875], 'FaceColor',[1 1 1]);
rectangle('Position',[609.375 -609.375 46.875 46.875], 'FaceColor',[0 0 0]);
rectangle('Position',[562.5 -656.25 46.875 46.875], 'FaceColor',[1 1 1]);
rectangle('Position',[609.375 -656.25 46.875 46.875], 'FaceColor',[0 0 0]);
rectangle('Position',[562.5 -703.125 46.875 46.875], 'FaceColor',[1 1 1]);
rectangle('Position',[609.375 -703.125 46.875 46.875], 'FaceColor',[0 0 0]);
rectangle('Position',[562.5 -750 46.875 46.875], 'FaceColor',[1 1 1]);
rectangle('Position',[609.375 -750 46.875 46.875], 'FaceColor',[0 0 0]);
rectangle('Position',[1312.5 -140.625 46.875 46.875], 'FaceColor',[0 0 0]);
rectangle('Position',[1359.38 -140.625 46.875 46.875], 'FaceColor',[1 1 1]);
rectangle('Position',[1312.5 -187.5 46.875 46.875], 'FaceColor',[0 0 0]);
rectangle('Position',[1359.38 -187.5 46.875 46.875], 'FaceColor',[1 1 1]);
rectangle('Position',[1312.5 -234.375 46.875 46.875], 'FaceColor',[0 0 0]);
rectangle('Position',[1359.38 -234.375 46.875 46.875], 'FaceColor',[1 1 1]);
rectangle('Position',[1312.5 -281.25 46.875 46.875], 'FaceColor',[0 0 0]);
rectangle('Position',[1359.38 -281.25 46.875 46.875], 'FaceColor',[1 1 1]);
rectangle('Position',[1312.5 -328.125 46.875 46.875], 'FaceColor',[0 0 0]);
rectangle('Position',[1359.38 -328.125 46.875 46.875], 'FaceColor',[1 1 1]);
rectangle('Position',[1312.5 -375 46.875 46.875], 'FaceColor',[0 0 0]);
rectangle('Position',[1359.38 -375 46.875 46.875], 'FaceColor',[1 1 1]);
rectangle('Position',[1312.5 -421.875 46.875 46.875], 'FaceColor',[0 0 0]);
rectangle('Position',[1359.38 -421.875 46.875 46.875], 'FaceColor',[1 1 1]);
rectangle('Position',[1312.5 -468.75 46.875 46.875], 'FaceColor',[0 0 0]);
rectangle('Position',[1359.38 -468.75 46.875 46.875], 'FaceColor',[1 1 1]);
rectangle('Position',[1312.5 -515.625 46.875 46.875], 'FaceColor',[0 0 0]);
rectangle('Position',[1359.38 -515.625 46.875 46.875], 'FaceColor',[1 1 1]);
rectangle('Position',[1312.5 -562.5 46.875 46.875], 'FaceColor',[0 0 0]);
rectangle('Position',[1359.38 -562.5 46.875 46.875], 'FaceColor',[1 1 1]);
rectangle('Position',[1312.5 -609.375 46.875 46.875], 'FaceColor',[0 0 0]);
rectangle('Position',[1359.38 -609.375 46.875 46.875], 'FaceColor',[1 1 1]);
rectangle('Position',[1312.5 -656.25 46.875 46.875], 'FaceColor',[0 0 0]);
rectangle('Position',[1359.38 -656.25 46.875 46.875], 'FaceColor',[1 1 1]);
rectangle('Position',[1312.5 -703.125 46.875 46.875], 'FaceColor',[0 0 0]);
rectangle('Position',[1359.38 -703.125 46.875 46.875], 'FaceColor',[1 1 1]);
rectangle('Position',[1312.5 -750 46.875 46.875], 'FaceColor',[0 0 0]);
rectangle('Position',[1359.38 -750 46.875 46.875], 'FaceColor',[1 1 1]);
rectangle('Position',[656.25 -1359.38 46.875 46.875], 'FaceColor',[1 1 1]);
rectangle('Position',[703.125 -1359.38 46.875 46.875], 'FaceColor',[1 1 1]);
rectangle('Position',[656.25 -1406.25 46.875 46.875], 'FaceColor',[0 0 0]);
rectangle('Position',[703.125 -1406.25 46.875 46.875], 'FaceColor',[0 0 0]);
rectangle('Position',[750 -1359.38 46.875 46.875], 'FaceColor',[1 1 1]);
rectangle('Position',[796.875 -1359.38 46.875 46.875], 'FaceColor',[1 1 1]);
rectangle('Position',[750 -1406.25 46.875 46.875], 'FaceColor',[0 0 0]);
rectangle('Position',[796.875 -1406.25 46.875 46.875], 'FaceColor',[0 0 0]);
rectangle('Position',[1968.75 -1359.38 46.875 46.875], 'FaceColor',[0 0 0]);
rectangle('Position',[2015.62 -1359.38 46.875 46.875], 'FaceColor',[0 0 0]);
rectangle('Position',[1968.75 -1406.25 46.875 46.875], 'FaceColor',[1 1 1]);
rectangle('Position',[2015.62 -1406.25 46.875 46.875], 'FaceColor',[1 1 1]);
rectangle('Position',[1593.75 -2109.38 46.875 46.875], 'FaceColor',[1 1 1]);
rectangle('Position',[1640.62 -2109.38 46.875 46.875], 'FaceColor',[0 0 0]);
rectangle('Position',[1593.75 -2156.25 46.875 46.875], 'FaceColor',[1 1 1]);
rectangle('Position',[1640.62 -2156.25 46.875 46.875], 'FaceColor',[0 0 0]);
rectangle('Position',[1593.75 -2203.12 46.875 46.875], 'FaceColor',[1 1 1]);
rectangle('Position',[1640.62 -2203.12 46.875 46.875], 'FaceColor',[0 0 0]);
rectangle('Position',[1593.75 -2250 46.875 46.875], 'FaceColor',[1 1 1]);
rectangle('Position',[1640.62 -2250 46.875 46.875], 'FaceColor',[0 0 0]);
rectangle('Position',[2250 -2109.38 46.875 46.875], 'FaceColor',[1 1 1]);
rectangle('Position',[2296.88 -2109.38 46.875 46.875], 'FaceColor',[1 1 1]);
rectangle('Position',[2250 -2156.25 46.875 46.875], 'FaceColor',[0 0 0]);
rectangle('Position',[2296.88 -2156.25 46.875 46.875], 'FaceColor',[0 0 0]);
rectangle('Position',[2343.75 -2109.38 46.875 46.875], 'FaceColor',[1 1 1]);
rectangle('Position',[2390.62 -2109.38 46.875 46.875], 'FaceColor',[1 1 1]);
rectangle('Position',[2343.75 -2156.25 46.875 46.875], 'FaceColor',[0 0 0]);
rectangle('Position',[2390.62 -2156.25 46.875 46.875], 'FaceColor',[0 0 0]);
rectangle('Position',[2437.5 -2109.38 46.875 46.875], 'FaceColor',[1 1 1]);
rectangle('Position',[2484.38 -2109.38 46.875 46.875], 'FaceColor',[1 1 1]);
rectangle('Position',[2437.5 -2156.25 46.875 46.875], 'FaceColor',[0 0 0]);
rectangle('Position',[2484.38 -2156.25 46.875 46.875], 'FaceColor',[0 0 0]);
rectangle('Position',[2531.25 -2109.38 46.875 46.875], 'FaceColor',[1 1 1]);
rectangle('Position',[2578.12 -2109.38 46.875 46.875], 'FaceColor',[1 1 1]);
rectangle('Position',[2531.25 -2156.25 46.875 46.875], 'FaceColor',[0 0 0]);
rectangle('Position',[2578.12 -2156.25 46.875 46.875], 'FaceColor',[0 0 0]);
rectangle('Position',[2625 -2109.38 46.875 46.875], 'FaceColor',[1 1 1]);
rectangle('Position',[2671.88 -2109.38 46.875 46.875], 'FaceColor',[1 1 1]);
rectangle('Position',[2625 -2156.25 46.875 46.875], 'FaceColor',[0 0 0]);
rectangle('Position',[2671.88 -2156.25 46.875 46.875], 'FaceColor',[0 0 0]);
rectangle('Position',[2718.75 -2109.38 46.875 46.875], 'FaceColor',[1 1 1]);
rectangle('Position',[2765.62 -2109.38 46.875 46.875], 'FaceColor',[1 1 1]);
rectangle('Position',[2718.75 -2156.25 46.875 46.875], 'FaceColor',[0 0 0]);
rectangle('Position',[2765.62 -2156.25 46.875 46.875], 'FaceColor',[0 0 0]);
rectangle('Position',[2812.5 -2109.38 46.875 46.875], 'FaceColor',[1 1 1]);
rectangle('Position',[2859.38 -2109.38 46.875 46.875], 'FaceColor',[1 1 1]);
rectangle('Position',[2812.5 -2156.25 46.875 46.875], 'FaceColor',[0 0 0]);
rectangle('Position',[2859.38 -2156.25 46.875 46.875], 'FaceColor',[0 0 0]);
rectangle('Position',[1593.75 -2296.88 46.875 46.875], 'FaceColor',[1 1 1]);
rectangle('Position',[1640.62 -2296.88 46.875 46.875], 'FaceColor',[0 0 0]);
rectangle('Position',[1593.75 -2343.75 46.875 46.875], 'FaceColor',[1 1 1]);
rectangle('Position',[1640.62 -2343.75 46.875 46.875], 'FaceColor',[0 0 0]);
rectangle('Position',[1593.75 -2390.62 46.875 46.875], 'FaceColor',[1 1 1]);
rectangle('Position',[1640.62 -2390.62 46.875 46.875], 'FaceColor',[0 0 0]);
rectangle('Position',[1593.75 -2437.5 46.875 46.875], 'FaceColor',[1 1 1]);
rectangle('Position',[1640.62 -2437.5 46.875 46.875], 'FaceColor',[0 0 0]);
rectangle('Position',[1593.75 -2484.38 46.875 46.875], 'FaceColor',[1 1 1]);
rectangle('Position',[1640.62 -2484.38 46.875 46.875], 'FaceColor',[0 0 0]);
rectangle('Position',[1593.75 -2531.25 46.875 46.875], 'FaceColor',[1 1 1]);
rectangle('Position',[1640.62 -2531.25 46.875 46.875], 'FaceColor',[0 0 0]);
rectangle('Position',[1593.75 -2578.12 46.875 46.875], 'FaceColor',[1 1 1]);
rectangle('Position',[1640.62 -2578.12 46.875 46.875], 'FaceColor',[0 0 0]);
rectangle('Position',[1593.75 -2625 46.875 46.875], 'FaceColor',[1 1 1]);
rectangle('Position',[1640.62 -2625 46.875 46.875], 'FaceColor',[0 0 0]);
rectangle('Position',[1593.75 -2671.88 46.875 46.875], 'FaceColor',[1 1 1]);
rectangle('Position',[1640.62 -2671.88 46.875 46.875], 'FaceColor',[0 0 0]);
rectangle('Position',[1593.75 -2718.75 46.875 46.875], 'FaceColor',[1 1 1]);
rectangle('Position',[1640.62 -2718.75 46.875 46.875], 'FaceColor',[0 0 0]);
rectangle('Position',[1593.75 -2765.62 46.875 46.875], 'FaceColor',[1 1 1]);
rectangle('Position',[1640.62 -2765.62 46.875 46.875], 'FaceColor',[0 0 0]);
rectangle('Position',[1593.75 -2812.5 46.875 46.875], 'FaceColor',[1 1 1]);
rectangle('Position',[1640.62 -2812.5 46.875 46.875], 'FaceColor',[0 0 0]);
rectangle('Position',[1593.75 -2859.38 46.875 46.875], 'FaceColor',[1 1 1]);
rectangle('Position',[1640.62 -2859.38 46.875 46.875], 'FaceColor',[0 0 0]);
rectangle('Position',[1593.75 -2906.25 46.875 46.875], 'FaceColor',[1 1 1]);
rectangle('Position',[1640.62 -2906.25 46.875 46.875], 'FaceColor',[0 0 0]);
X=[2800,2718.75,2531.25,2343.75,2062.5,2062.5,1781.25,1593.75,1406.25,1218.75,1031.25,843.75,562.5,468.75,468.75,281.25,200];
Y=[-2800,-2718.75,-2531.25,-2531.25,-2437.5,-2062.5,-1968.75,-1968.75,-1781.25,-1593.75,-1406.25,-1218.75,-937.5,-656.25,-468.75,-281.25,-200];
hold on;
plot(X,Y,'r');
legend('4045.44','Location','southoutside');
